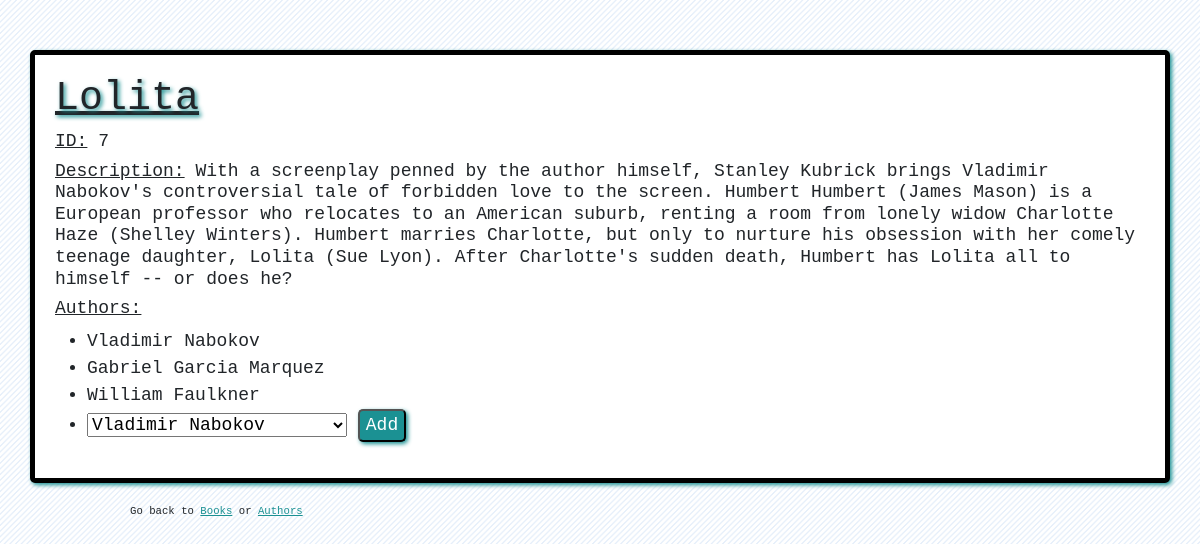
The app's page /book/7 with its own data.
### books_authors_app/models.py (models this page shows)
class Book(models.Model):
    title = models.CharField(max_length=255)
    desc = models.TextField()
    created_at = models.DateTimeField(auto_now_add=True)
    updated_at = models.DateTimeField(auto_now=True)

class Author(models.Model):
    first_name = models.CharField(max_length=45)
    last_name = models.CharField(max_length=45)
    books = models.ManyToManyField(Book, related_name="authors")
    notes = models.TextField()
    created_at = models.DateTimeField(auto_now_add=True)
    updated_at = models.DateTimeField(auto_now=True)

### books_authors_app/views.py (the view)
# urls.py: path('book/<int:num>', views.view_book),
def view_book(request, num):
    context = {
            "all_the_books": Book.objects.get(id=num),
            "all_the_authors" : Book.objects.get(id=num).authors.all(),
            "possible_authors" : Author.objects.all()
        }
    return render(request, "book_info.html", context)

### books_authors_app/templates/book_info.html (shortened to what this page needs)
<!DOCTYPE html>
<html lang="en">
<head>
    <link href="https://cdn.jsdelivr.net/npm/bootstrap@5.0.0-beta1/dist/css/bootstrap.min.css" rel="stylesheet">
    {% load static %}
    <link rel="stylesheet" href="{% static 'css/book_info.css' %}">
</head>
<body>
    <div class="container">
        <h1>{{all_the_books.title}}</h1>
        <h5><span class="underline">ID:</span> {{all_the_books.id}}</h5>
        <h5><span class="underline">Description:</span> {{all_the_books.desc}}</h5>
        <h5><span class="underline">Authors:</span></h5>
        <ul>
            {% for author in all_the_authors %}
            <li>{{author.first_name}} {{author.last_name}}</li>
            {% endfor %}
            <li>
                <form action='/add_author_to_book' method='post'>
                <select id="authors" name="author_for_book">
                    {% for author in possible_authors %}
                    <option value="{{author.id}}">{{author.first_name}} {{author.last_name}}</option>
                    {% endfor %}
                </select>
                <button type="submit">Add</button>
                </form>
            </li>
        </ul>
    </div>
    <div id="go_back">
        <p>Go back to <a href="/books">Books</a> or <a href="/authors">Authors</a></p>
    </div>
</body>
</html>

### books_authors_app/static/css/book_info.css (style rules this page uses)
body { background-image: linear-gradient(135deg, #ffffff 37.50%, #e6effa 37.50%, #e6effa 50%, #ffffff 50%, #ffffff 87.50%, #e6effa 87.50%, #e6effa 100%); background-size: 5.66px 5.66px; font-family: 'Comic Sans MS', Courier, monospace; }
.container { margin-top: 50px; background-color: white; border: black solid 5px; padding: 20px; box-shadow: 2px 2px 4px rgb(27, 145, 147); border-radius: 5px; }
.container h5, li { font-size: 18px; }
.container h1 { font-size: 40px; text-shadow: 2px 2px 4px rgb(27, 145, 147); text-decoration: underline; }
.container button { background-color: rgb(27, 145, 147); color: white; box-shadow: 2px 2px 4px rgb(27, 145, 147); border-radius: 5px; }
#go_back { font-size: 8pt; padding: 20px; padding-left: 130px; }
a { color: rgb(27, 145, 147); }
.underline { text-decoration: underline; }

### records on screen
Book: title "Lolita", id "7", desc "With a screenplay penned by the author himself, Stanley Kubrick brings Vladimir Nabokov's controversial tale of forbidden love to the screen. Humbert Humbert (James Mason) is a European professor who relocates to an American suburb, renting a room from lonely widow Charlotte Haze (Shelley Winters). Humbert marries Charlotte, but only to nurture his obsession with her comely teenage daughter, Lolita (Sue Lyon). After Charlotte's sudden death, Humbert has Lolita all to himself -- or does he?"
Author: first_name "Vladimir", last_name "Nabokov"
Author: first_name "Gabriel", last_name "Garcia Marquez"
Author: first_name "William", last_name "Faulkner"

### other values on screen
form field author_for_book "Vladimir Nabokov"
